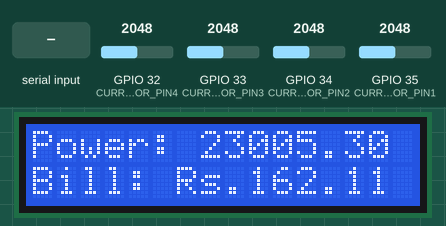
Simulated run of this sketch. Board: ESP32. Shown: 16×2 character LCD. The inputs (shaded band) are chosen by the test bench; at power-on: GPIO 32 (CURRENT_SENSOR_PIN4) = 2048, GPIO 33 (CURRENT_SENSOR_PIN3) = 2048, GPIO 34 (CURRENT_SENSOR_PIN2) = 2048, GPIO 35 (CURRENT_SENSOR_PIN1) = 2048. WiFi joins after 1.5 s; servers stay silent unless stated; what the sketch prints to the serial monitor is not drawn.

Above: at 4.7 s.
4.8 s: GPIO 32 (CURRENT_SENSOR_PIN4) set to 2866
At 7.3 s:
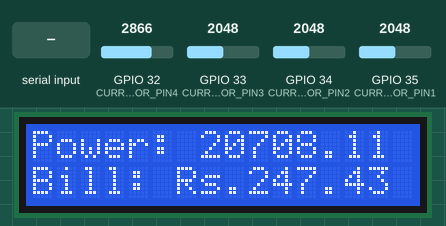
9.7 s: "1" received over Serial
At 15.9 s:
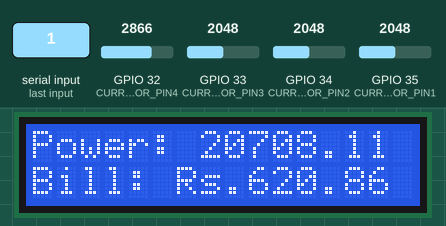
16.2 s: GPIO 33 (CURRENT_SENSOR_PIN3) set to 2866
At 18.6 s:
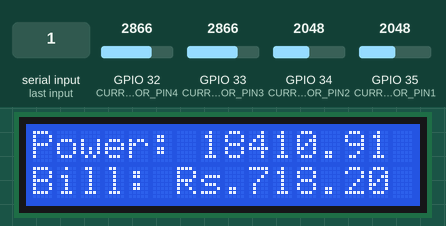
21.7 s: GPIO 34 (CURRENT_SENSOR_PIN2) set to 2866
At 23.2 s:
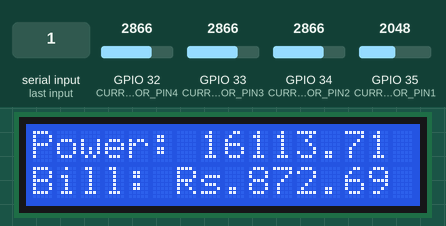
26.3 s: GPIO 35 (CURRENT_SENSOR_PIN1) set to 2866
At 27.2 s:
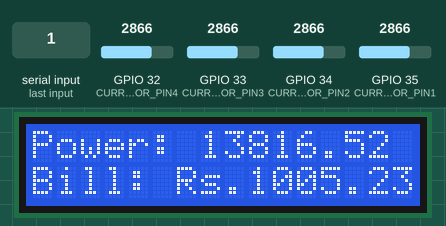
30.5 s: GPIO 32 (CURRENT_SENSOR_PIN4) set to 3972
At 32.4 s:
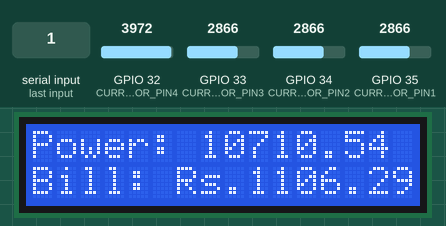
Timing chart, 0 to 33.9 s (numbered marks = the images above; inputs shaded):
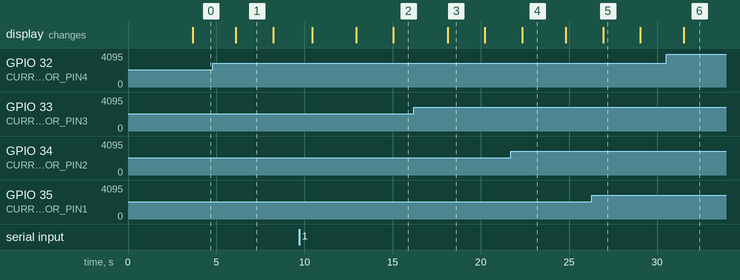

Measured:
- what the display in image 1 shows lasts 2.1 s, from 6.1 s to 8.2 s
- what the display in image 4 shows lasts 2.4 s, from 22.4 s to 24.8 s

The sketch:

main.ino
```cpp
#include <Wire.h>
#include <LiquidCrystal_I2C.h>
#include <WiFi.h>
#include <WiFiClient.h>
#include <ThingSpeak.h>

// Initialize LCD (0x27 is the default I2C address for many LCDs)
LiquidCrystal_I2C lcd(0x27, 16, 2);

// WiFi Credentials
char ssid[] = "tsr";
char pass[] = "1234567890";

// ThingSpeak API
WiFiClient client;
unsigned long channelid = 2571433;
char thingSpeakWriteAPIKey[] = "DKFMSF5LBO7MG9F5";

unsigned long billchannelid = 2463572;
char billWriteAPIKey[] = "D4DB9ZE264CRSE9P";

// Current Sensor Pins (ACS712)
#define CURRENT_SENSOR_PIN1  35  // First ACS712 Sensor (A0)
#define CURRENT_SENSOR_PIN2  34  // Second ACS712 Sensor (A1)
#define CURRENT_SENSOR_PIN3  33  // First ACS712 Sensor (A0)
#define CURRENT_SENSOR_PIN4  32  // Second ACS712 Sensor (A1)

// Constants for ACS712
#define ASSUMED_VOLTAGE 230.0    // Assume constant voltage (230V for AC mains)
#define ACS_SENSITIVITY 0.066    // For ACS712-30A (0.066V/A)
float ACS_OFFSET = 0.0;         // Will be calibrated

// Variables for power measurement
float currentValue1 = 0.0;
float currentValue2 = 0.0;
float currentValue3 = 0.0;
float currentValue4 = 0.0;
float powerValue1 = 0.0;
float powerValue2 = 0.0;
float powerValue3 = 0.0;
float powerValue4 = 0.0;
float totalCurrent = 0.0;
float totalPower1 = 0.0;
float kWh1 = 0.0;
float totalPower2 = 0.0;
float kWh2 = 0.0;


// Timing variables
unsigned long lastPrintTime = 0;
unsigned long lastPowerAlertTime = 0;
unsigned long lastThingSpeakUpdate = 0;
#define PRINT_INTERVAL 5000  // Print every 5 seconds

// RFID scan status
String rfidData = "";
bool cardScanned = false;

// Measure Current & Calculate Power
void measurePower() {
  float totalCurrent1 = 0;
  float totalCurrent2 = 0;
  float totalCurrent3 = 0;
  float totalCurrent4 = 0;
  int numSamples = 100;  // Noise reduction

  // Read from first current sensor
  for (int i = 0; i < numSamples; i++) {
    float currentSensorValue1 = analogRead(CURRENT_SENSOR_PIN1);
    float currentVoltage1 = (currentSensorValue1 / 4095.0) * 3.3;
    totalCurrent1 += (currentVoltage1 - ACS_OFFSET) / ACS_SENSITIVITY;
    delayMicroseconds(100);
  }
  currentValue1 = totalCurrent1 / numSamples;

  // Read from second current sensor
  for (int i = 0; i < numSamples; i++) {
    float currentSensorValue2 = analogRead(CURRENT_SENSOR_PIN2);
    float currentVoltage2 = (currentSensorValue2 / 4095.0) * 3.3;
    totalCurrent2 += (currentVoltage2 - ACS_OFFSET) / ACS_SENSITIVITY;
    delayMicroseconds(100);
  }
  currentValue2 = totalCurrent2 / numSamples;

  for (int i = 0; i < numSamples; i++) {
    float currentSensorValue3 = analogRead(CURRENT_SENSOR_PIN3);
    float currentVoltage3 = (currentSensorValue3 / 4095.0) * 3.3;
    totalCurrent3 += (currentVoltage3 - ACS_OFFSET) / ACS_SENSITIVITY;
    delayMicroseconds(100);
  }
  currentValue3 = totalCurrent3 / numSamples;

  // Read from second current sensor
  for (int i = 0; i < numSamples; i++) {
    float currentSensorValue4 = analogRead(CURRENT_SENSOR_PIN4);
    float currentVoltage4 = (currentSensorValue4 / 4095.0) * 3.3;
    totalCurrent4 += (currentVoltage4 - ACS_OFFSET) / ACS_SENSITIVITY;
    delayMicroseconds(100);
  }
  currentValue4 = totalCurrent4 / numSamples;


  // Calculate total current (sum of both sensors)
  totalCurrent = currentValue1 + currentValue2 + currentValue3 + currentValue4;

  // Calculate power (P = V * I) for both sensors
  powerValue1 = ASSUMED_VOLTAGE * currentValue1;
  powerValue2 = ASSUMED_VOLTAGE * currentValue2;
  powerValue3 = ASSUMED_VOLTAGE * currentValue3;
  powerValue4 = ASSUMED_VOLTAGE * currentValue4;
  totalPower1 = powerValue1 + powerValue2;
  totalPower2 = powerValue3 + powerValue4;

  // Update kWh
  unsigned long currentMillis = millis();
  kWh1 += totalPower1 * (currentMillis - lastPowerAlertTime) / 3600000.0;
  kWh2 += totalPower2 * (currentMillis - lastPowerAlertTime) / 3600000.0;
  lastPowerAlertTime = currentMillis;

  // Store absolute values of power in new variables
  float absPowerValue1 = abs(powerValue1);
  float absPowerValue2 = abs(powerValue2);
  float absTotalPower1 = abs(totalPower1);
  float absKWh1 = abs(kWh1);
  float absPowerValue3 = abs(powerValue3);
  float absPowerValue4 = abs(powerValue4);
  float absTotalPower2 = abs(totalPower2);
  float absKWh2 = abs(kWh2);

  // Print values at regular intervals
  if (currentMillis - lastPrintTime >= PRINT_INTERVAL) {
    Serial.println("\n=== Power Consumption Report ===");
    Serial.println("--------------------------------");
    Serial.print("Current Sensor 1: ");
    Serial.print(abs(currentValue1), 2);  // Use original values
    Serial.println(" A");
    Serial.print("Current Sensor 2: ");
    Serial.print(abs(currentValue2), 2);  // Use original values
    Serial.println(" A");
    Serial.print("Current Sensor 3: ");
    Serial.print(abs(currentValue3), 2);  // Use original values
    Serial.println(" A");
    Serial.print("Current Sensor 4: ");
    Serial.print(abs(currentValue4), 2);  // Use original values
    Serial.println(" A");

    Serial.print("Voltage:     ");
    Serial.print(ASSUMED_VOLTAGE, 1);
    Serial.println(" V");

    Serial.print("Power Sensor 1: ");
    Serial.print(absPowerValue1, 2);  // Use the absolute value
    Serial.println(" W");

    Serial.print("Power Sensor 2: ");
    Serial.print(absPowerValue2, 2);  // Use the absolute value
    Serial.println(" W");

    Serial.print("Power Sensor 3: ");
    Serial.print(absPowerValue3, 2);  // Use the absolute value
    Serial.println(" W");

    Serial.print("Power Sensor 4: ");
    Serial.print(absPowerValue4, 2);  // Use the absolute value
    Serial.println(" W");

    Serial.print("Total Power:  ");
    float absTotalPower = abs(totalPower1) + abs(totalPower2);
    Serial.print(absTotalPower, 2);  // Use the absolute value
    Serial.println(" W");

    Serial.print("Energy:      ");
    float absKWh = abs(kWh1) + abs(kWh2);
    Serial.print(absKWh, 3);  // Use the absolute value
    Serial.println(" kWh");

    // Print the RFID data if a card is scanned
    if (cardScanned) {
      Serial.print("RFID Data: ");
      Serial.println(rfidData);  // Print the scanned RFID data
    }

    Serial.println("--------------------------------\n");
    lastPrintTime = currentMillis;
  }
}

void displayBillAndPower() {
  float billAmount = abs(kWh1 + kWh2) * 7.0;
  float totalPower = abs(totalPower1) + abs(totalPower2);
  lcd.clear();
  lcd.setCursor(0, 0);
  lcd.print("Power: ");
  lcd.print(totalPower, 2);
  lcd.print(" W");
  lcd.setCursor(0, 1);
  lcd.print("Bill: Rs.");
  lcd.print(billAmount, 2);
}

// Send Data to ThingSpeak
void sendDataToThingSpeak() {
  ThingSpeak.setField(1, abs(powerValue1));
  ThingSpeak.setField(2, abs(powerValue2));
  ThingSpeak.setField(3, abs(kWh1));
  ThingSpeak.setField(4, abs(powerValue3));
  ThingSpeak.setField(5, abs(powerValue4));
  ThingSpeak.setField(6, abs(kWh2));
  ThingSpeak.setField(1, cardScanned ? 1 : 0);  // Send RFID scan status (1 for scanned, 0 for not scanned)

  int responseCode = ThingSpeak.writeFields(channelid, thingSpeakWriteAPIKey);
  if (responseCode == 200) {
    Serial.println("✅ Data sent to ThingSpeak!");
  } else {
    Serial.print("❌ Error sending data: ");
    Serial.println(responseCode);
  }
}

void sendDataToThingSpeakBill() {
  ThingSpeak.setField(1, cardScanned ? 1 : 0);  // Send RFID scan status (1 for scanned, 0 for not scanned)

  int responseCode = ThingSpeak.writeFields(billchannelid, billWriteAPIKey);
  if (responseCode == 200) {
    Serial.println("✅ Data sent to ThingSpeak!");
  } else {
    Serial.print("❌ Error sending data: ");
    Serial.println(responseCode);
  }
}

// Check for RFID scan status
bool isCardScanned() {
  // Check if data is available from RFID serial
  if (Serial.available()) {
    rfidData = "";
    while (Serial.available()) {
      char c = Serial.read();
      rfidData += c;
//      Serial.print(rfidData);
      delay(100);
    }
    // If RFID data is received, return true
    if (rfidData.length() > 0) {
      cardScanned = true;
      return true;
    }
  }
  // If no RFID data, return false
  cardScanned = false;
  return false;
}

// Dynamic Calibration for ACS712
void calibrateACS712() {
  Serial.println("Calibrating ACS712 sensor...");
  float total = 0;
  int numSamples = 1000;

  for (int i = 0; i < numSamples; i++) {
    total += (analogRead(CURRENT_SENSOR_PIN1) / 4095.0) * 3.3;
    total += (analogRead(CURRENT_SENSOR_PIN2) / 4095.0) * 3.3;
    total += (analogRead(CURRENT_SENSOR_PIN3) / 4095.0) * 3.3;
    total += (analogRead(CURRENT_SENSOR_PIN4) / 4095.0) * 3.3;
    delay(1);
  }

  ACS_OFFSET = total / (numSamples * 2);
  Serial.print("ACS712 Offset: ");
  Serial.println(ACS_OFFSET, 3);
}

void setup() {
  Serial.begin(9600);
  Wire.begin();
  lcd.begin(16, 2); // Initialize the LCD
  lcd.home();
  lcd.backlight(); // Enable backlight
  lcd.print("Patient Monitor");

  // Connect to Wi-Fi
  WiFi.begin(ssid, pass);
  while (WiFi.status() != WL_CONNECTED) {
    delay(1000);
    Serial.println("Connecting to WiFi...");
  }
  Serial.println("Connected to WiFi!");
  ThingSpeak.begin(client);

  // Calibrate ACS712
  calibrateACS712();
}

void loop() {
  // Measure power and check RFID scan status
  measurePower();
  isCardScanned();
  displayBillAndPower();

  unsigned long currentMillis = millis();

  // Regular ThingSpeak updates
  if (currentMillis - lastThingSpeakUpdate >= 15000) {
    sendDataToThingSpeak();
    sendDataToThingSpeakBill();
    lastThingSpeakUpdate = currentMillis;
  }

  delay(2000); // Shorter delay for more responsive detection
}
```
